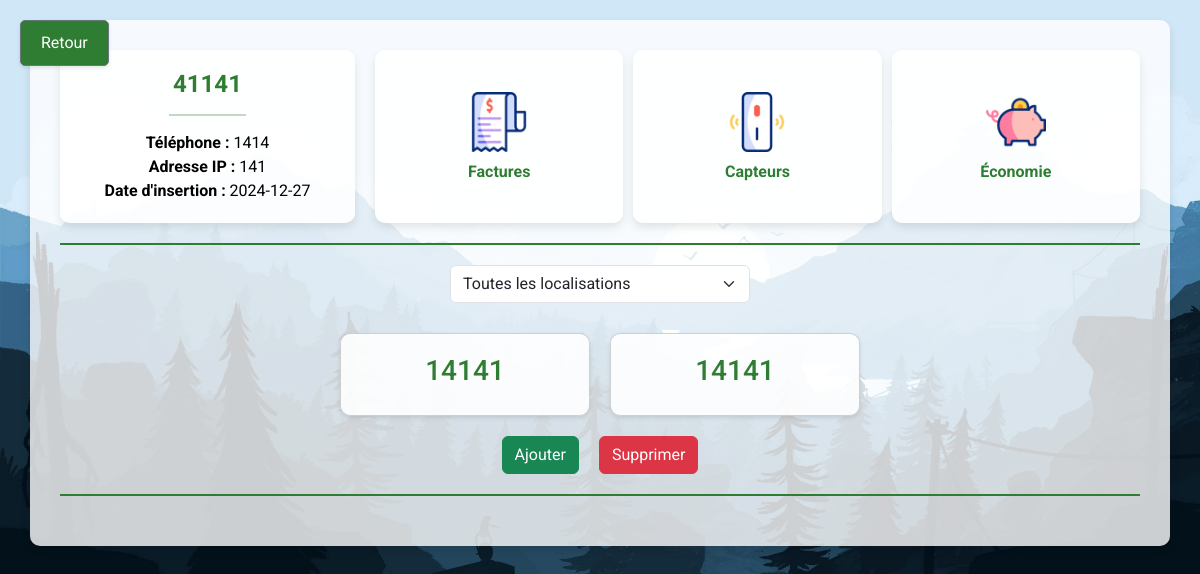
The app's page /logement/4 with its own data.
### tables this page shows
CREATE TABLE Logement (
    id_Logement INTEGER PRIMARY KEY AUTOINCREMENT,
    ADRESSE TEXT NOT NULL, 
    NUMTEL TEXT,
    ADDRIP TEXT,
    DATEINSERTION DATE
);

CREATE TABLE Piece (
    id_Piece INTEGER PRIMARY KEY AUTOINCREMENT,
    NOM TEXT NOT NULL,
    LOCALISATION TEXT,
    id_Logement INTEGER,  
    FOREIGN KEY (id_Logement) REFERENCES Logement(id_Logement) ON DELETE CASCADE
);

### app.py (the view)
@app.route('/logement/<int:logement_id>')
def logement_details(logement_id):
    conn = get_db_connection()
    selected_location = request.args.get('location', 'all')
    try:
        logement = conn.execute('SELECT * FROM Logement WHERE id_Logement = ?', (logement_id,)).fetchone()
        if not logement:
            return "Logement non trouvé", 404
        logement = dict(logement)
        if selected_location == 'all':
            pieces_query = 'SELECT * FROM Piece WHERE id_Logement = ?'
            pieces = conn.execute(pieces_query, (logement_id,)).fetchall()
        else:
            pieces_query = 'SELECT * FROM Piece WHERE id_Logement = ? AND LOCALISATION = ?'
            pieces = conn.execute(pieces_query, (logement_id, selected_location)).fetchall()
        pieces = [dict(piece) for piece in pieces]
        capteurs_by_piece = {}
        for piece in pieces:
            capteurs = conn.execute('SELECT * FROM Capteur WHERE id_Piece = ?', (piece['id_Piece'],)).fetchall()
            capteurs_by_piece[piece['id_Piece']] = [dict(capteur) for capteur in capteurs]
        selected_piece_id = None
    except sqlite3.OperationalError as e:
        print(f"Erreur lors de l'accès aux détails du logement : {e}")
        logement, pieces, capteurs_by_piece, selected_piece_id = None, [], {}, None
    finally:
        conn.close()
    return render_template(
        'logement_details.html',
        logement=logement,
        pieces=pieces,
        capteurs_by_piece=capteurs_by_piece,
        selected_piece_id=selected_piece_id,
        selected_location=selected_location
    )

### app.py (called while the page is built)
def get_db_connection():
    conn = sqlite3.connect('base.db', timeout=10, isolation_level=None)
    conn.execute('PRAGMA journal_mode=WAL')
    conn.row_factory = sqlite3.Row
    return conn

### templates/logement_details.html (shortened to what this page needs)
<!DOCTYPE html>
<html lang="en">
<head>
    <link href="https://cdn.jsdelivr.net/npm/bootstrap@5.3.0/dist/css/bootstrap.min.css" rel="stylesheet">
</head>
<body>
    <div class="back-button">
        <a href="{{ url_for('index') }}" class="btn btn-secondary">Retour</a>
    </div>
    <div class="container">
        <div class="info-and-buttons">
            <a href="{{ url_for('info_logement', logement_id=logement['id_Logement']) }}" class="btn-card">
                <h4><strong>{{ logement['ADRESSE'] }}</strong></h4>
                <hr style="width: 30%; border: 1px solid #1f5822; margin: 15px 0;">
                <p><strong>Téléphone :</strong> {{ logement['NUMTEL'] }}</p>
                <p><strong>Adresse IP :</strong> {{ logement['ADDRIP'] }}</p>
                <p><strong>Date d'insertion :</strong> {{ logement['DATEINSERTION'] }}</p>
            </a>
            <div class="btn-container">
                <a href="{{ url_for('view_factures', logement_id=logement['id_Logement']) }}" class="btn-card">
                    <img src="{{ url_for('static', filename='images/factures_static.gif') }}" alt="Factures">
                    <h5>Factures</h5>
                </a>
                <a href="{{ url_for('view_capteurs', logement_id=logement['id_Logement']) }}" class="btn-card">
                    <img src="{{ url_for('static', filename='images/capteurs_static.gif') }}" alt="Capteurs">
                    <h5>Capteurs</h5>
                </a>
                <a href="{{ url_for('view_economies', logement_id=logement['id_Logement']) }}" class="btn-card">
                    <img src="{{ url_for('static', filename='images/economies_static.gif') }}" alt="Économie">
                    <h5>Économie</h5>
                </a>
            </div>
        </div>
        <div class="separator"></div>
        <div class="filter-container">
            <form method="GET" action="{{ url_for('logement_details', logement_id=logement['id_Logement']) }}" class="filter-wrapper">
                <select id="locationFilter" name="location" class="form-select" onchange="this.form.submit()">
                    <option value="all" {% if selected_location == 'all' %}selected{% endif %}>Toutes les localisations</option>
                </select>
            </form>
        </div>
        <div class="card-container">
            {% for piece in pieces %}
            <div class="card toggle-capteurs" data-piece-id="{{ piece['id_Piece'] }}">
                <h3>{{ piece['NOM'] }}</h3>
            </div>
            {% endfor %}
        </div>
        <div class="action-buttons">
            <a href="{{ url_for('add_piece', logement_id=logement['id_Logement']) }}" class="btn btn-success">Ajouter</a>
            <a href="{{ url_for('delete_piece', logement_id=logement['id_Logement']) }}" class="btn btn-danger">Supprimer</a>
        </div>
        <div class="separator"></div>
    </div>
</body>
</html>

### records on screen
Logement: ADRESSE "41141", NUMTEL "1414", ADDRIP "141", DATEINSERTION "2024-12-27"
Piece: NOM "14141"
Piece: NOM "14141"
